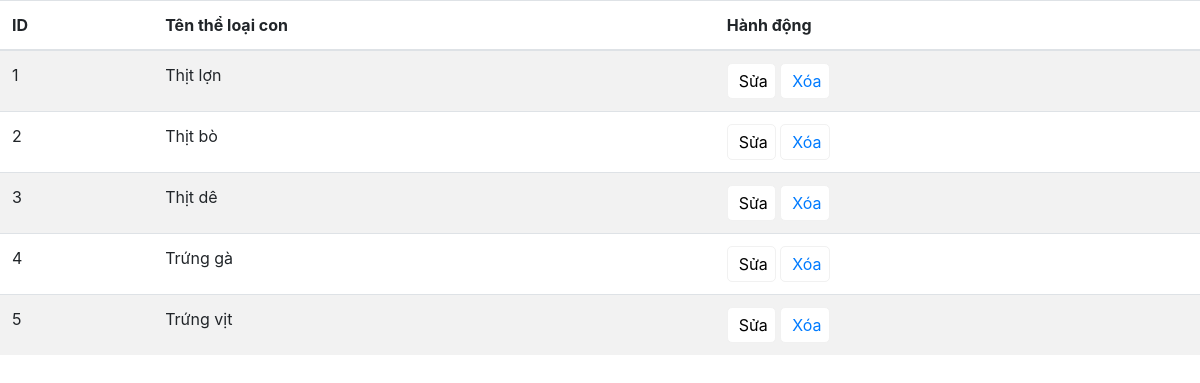
/Admin/chucnang/theloai/xemtlc.php?id=1, run on the app's committed database.
### tables this page shows
CREATE TABLE IF NOT EXISTS `chitiettheloai` (
  `maTLC` int(11) NOT NULL AUTO_INCREMENT,
  `maTL` int(11) NOT NULL,
  `tenTLC` varchar(30) NOT NULL,
  PRIMARY KEY (`maTLC`),
  KEY `maTL` (`maTL`)
);

### Admin/chucnang/theloai/xemtlc.php (the view, shortened to what this page needs)
<!DOCTYPE html>
<html lang="en">
<head>
	<link rel="stylesheet" href="https://stackpath.bootstrapcdn.com/bootstrap/4.1.1/css/bootstrap.min.css">
</head>
<body>
	<table class="table table-striped" id="theloaiccon">
   <thead>
      <tr>
         <th>ID</th>
         <th>Tên thể loại con</th>
         <th>Hành động</th>
      </tr>
   </thead>
  <?php
  include('../connect.php');
	 $xuattlc = $conn->prepare("select * from chitiettheloai where maTL='".$_GET['id']."'");
   $xuattlc->execute();
	 while($rs = $xuattlc->fetch(PDO::FETCH_ASSOC)){
		echo "<tr>";
      		echo "<td>".$rs["maTLC"]."</td>";
          echo "<td id='".$rs["maTLC"]."'>".$rs["tenTLC"]."</td>";
  ?>
      	<td>
	         <button onclick="sua('<?php echo $rs['maTLC'];?>')"><i class="fa fa-edit mr-1"></i>Sửa</button>
	         <button><a class="xoa" href="xoatlc.php?maTLC=<?php echo $rs['maTLC'];?>"onclick="return confirm('Ban co chac chan khong?');" target="_parent"><i class="fa fa-trash mr-1"></i>Xóa</a></button>
         </td>
         <?php
      	echo "</tr>";
	}?>
</table>
</body>
</html>

### Admin/chucnang/theloai/xemtlc.php (style rules this page uses)
#theloaiccon td button,#theloaichinh .xoa { border: 1px solid #f1f1f1; background: #fff; padding: 5px 7px; border-radius: 5px; cursor: pointer; transition: 0.5s }

### data on the page
chitiettheloai: maTLC "1", tenTLC "Thịt lợn"
chitiettheloai: maTLC "2", tenTLC "Thịt bò"
chitiettheloai: maTLC "3", tenTLC "Thịt dê"
chitiettheloai: maTLC "4", tenTLC "Trứng gà"
chitiettheloai: maTLC "5", tenTLC "Trứng vịt"
